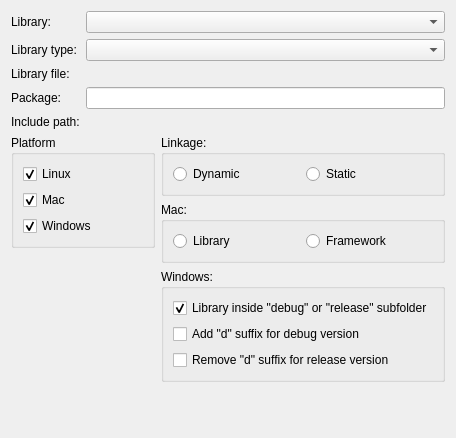
<?xml version="1.0" encoding="UTF-8"?>
<ui version="4.0">
 <class>QmakeProjectManager::Internal::LibraryDetailsWidget</class>
 <widget class="QWidget" name="QmakeProjectManager::Internal::LibraryDetailsWidget">
  <property name="geometry">
   <rect>
    <x>0</x>
    <y>0</y>
    <width>456</width>
    <height>438</height>
   </rect>
  </property>
  <layout class="QGridLayout" name="gridLayout_2">
   <property name="sizeConstraint">
    <enum>QLayout::SetMinimumSize</enum>
   </property>
   <item row="0" column="0" colspan="2">
    <layout class="QGridLayout" name="gridLayout">
     <item row="2" column="0">
      <widget class="QLabel" name="libraryFileLabel">
       <property name="text">
        <string>Library file:</string>
       </property>
      </widget>
     </item>
     <item row="0" column="0">
      <widget class="QLabel" name="libraryLabel">
       <property name="text">
        <string>Library:</string>
       </property>
      </widget>
     </item>
     <item row="4" column="0">
      <widget class="QLabel" name="includeLabel">
       <property name="text">
        <string>Include path:</string>
       </property>
      </widget>
     </item>
     <item row="4" column="1">
      <widget class="Utils::PathChooser" name="includePathChooser" native="true"/>
     </item>
     <item row="3" column="1">
      <widget class="QLineEdit" name="packageLineEdit"/>
     </item>
     <item row="3" column="0">
      <widget class="QLabel" name="packageLabel">
       <property name="text">
        <string>Package:</string>
       </property>
      </widget>
     </item>
     <item row="2" column="1">
      <widget class="Utils::PathChooser" name="libraryPathChooser" native="true"/>
     </item>
     <item row="0" column="1">
      <widget class="QComboBox" name="libraryComboBox"/>
     </item>
     <item row="1" column="0">
      <widget class="QLabel" name="libraryTypeLabel">
       <property name="text">
        <string>Library type:</string>
       </property>
      </widget>
     </item>
     <item row="1" column="1">
      <widget class="QComboBox" name="libraryTypeComboBox"/>
     </item>
    </layout>
   </item>
   <item row="1" column="0">
    <layout class="QVBoxLayout" name="verticalLayout_3">
     <item>
      <widget class="QGroupBox" name="platformGroupBox">
       <property name="title">
        <string>Platform</string>
       </property>
       <property name="flat">
        <bool>true</bool>
       </property>
       <layout class="QVBoxLayout" name="verticalLayout">
        <item>
         <widget class="QCheckBox" name="linCheckBox">
          <property name="text">
           <string>Linux</string>
          </property>
          <property name="checked">
           <bool>true</bool>
          </property>
         </widget>
        </item>
        <item>
         <widget class="QCheckBox" name="macCheckBox">
          <property name="text">
           <string>Mac</string>
          </property>
          <property name="checked">
           <bool>true</bool>
          </property>
         </widget>
        </item>
        <item>
         <widget class="QCheckBox" name="winCheckBox">
          <property name="text">
           <string>Windows</string>
          </property>
          <property name="checked">
           <bool>true</bool>
          </property>
         </widget>
        </item>
       </layout>
      </widget>
     </item>
     <item>
      <spacer name="verticalSpacer_2">
       <property name="orientation">
        <enum>Qt::Vertical</enum>
       </property>
       <property name="sizeHint" stdset="0">
        <size>
         <width>20</width>
         <height>0</height>
        </size>
       </property>
      </spacer>
     </item>
    </layout>
   </item>
   <item row="1" column="1">
    <layout class="QVBoxLayout" name="detailsLayout">
     <property name="sizeConstraint">
      <enum>QLayout::SetMinimumSize</enum>
     </property>
     <item>
      <widget class="QGroupBox" name="linkageGroupBox">
       <property name="title">
        <string>Linkage:</string>
       </property>
       <property name="flat">
        <bool>true</bool>
       </property>
       <layout class="QHBoxLayout" name="horizontalLayout_2">
        <item>
         <widget class="QRadioButton" name="dynamicRadio">
          <property name="text">
           <string>Dynamic</string>
          </property>
         </widget>
        </item>
        <item>
         <widget class="QRadioButton" name="staticRadio">
          <property name="text">
           <string>Static</string>
          </property>
         </widget>
        </item>
       </layout>
      </widget>
     </item>
     <item>
      <widget class="QGroupBox" name="macGroupBox">
       <property name="title">
        <string>Mac:</string>
       </property>
       <property name="flat">
        <bool>true</bool>
       </property>
       <layout class="QHBoxLayout" name="horizontalLayout">
        <item>
         <widget class="QRadioButton" name="libraryRadio">
          <property name="text">
           <string>Library</string>
          </property>
         </widget>
        </item>
        <item>
         <widget class="QRadioButton" name="frameworkRadio">
          <property name="text">
           <string>Framework</string>
          </property>
         </widget>
        </item>
       </layout>
      </widget>
     </item>
     <item>
      <widget class="QGroupBox" name="winGroupBox">
       <property name="title">
        <string>Windows:</string>
       </property>
       <property name="flat">
        <bool>true</bool>
       </property>
       <layout class="QVBoxLayout" name="verticalLayout_2">
        <item>
         <widget class="QCheckBox" name="useSubfoldersCheckBox">
          <property name="text">
           <string>Library inside &quot;debug&quot; or &quot;release&quot; subfolder</string>
          </property>
          <property name="checked">
           <bool>true</bool>
          </property>
         </widget>
        </item>
        <item>
         <widget class="QCheckBox" name="addSuffixCheckBox">
          <property name="text">
           <string>Add &quot;d&quot; suffix for debug version</string>
          </property>
         </widget>
        </item>
        <item>
         <widget class="QCheckBox" name="removeSuffixCheckBox">
          <property name="text">
           <string>Remove &quot;d&quot; suffix for release version</string>
          </property>
         </widget>
        </item>
       </layout>
      </widget>
     </item>
     <item>
      <spacer name="verticalSpacer">
       <property name="orientation">
        <enum>Qt::Vertical</enum>
       </property>
       <property name="sizeHint" stdset="0">
        <size>
         <width>17</width>
         <height>0</height>
        </size>
       </property>
      </spacer>
     </item>
    </layout>
   </item>
   <item row="2" column="0" colspan="2">
    <spacer name="verticalSpacer_3">
     <property name="orientation">
      <enum>Qt::Vertical</enum>
     </property>
     <property name="sizeHint" stdset="0">
      <size>
       <width>20</width>
       <height>55</height>
      </size>
     </property>
    </spacer>
   </item>
  </layout>
 </widget>
 <customwidgets>
  <customwidget>
   <class>Utils::PathChooser</class>
   <extends>QWidget</extends>
   <header location="global">utils/pathchooser.hpp</header>
   <container>1</container>
  </customwidget>
 </customwidgets>
 <resources/>
 <connections/>
</ui>
